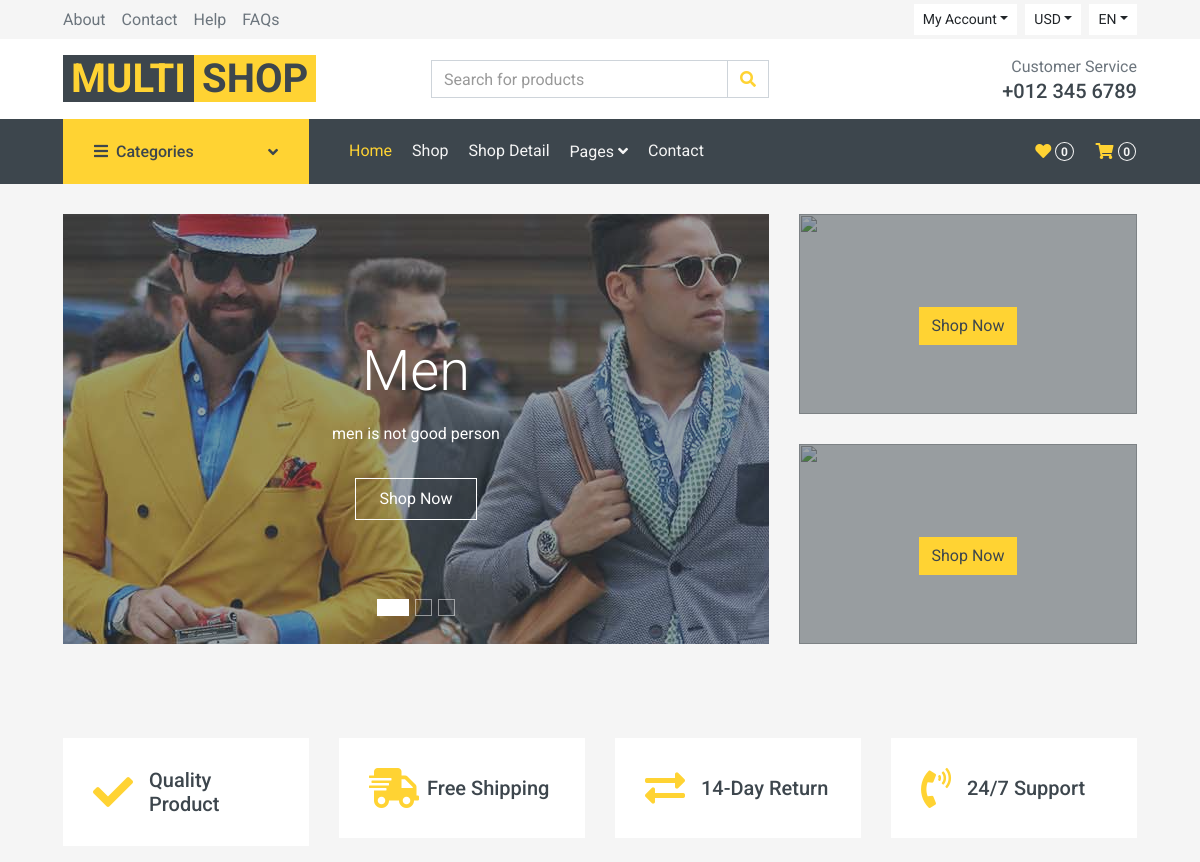
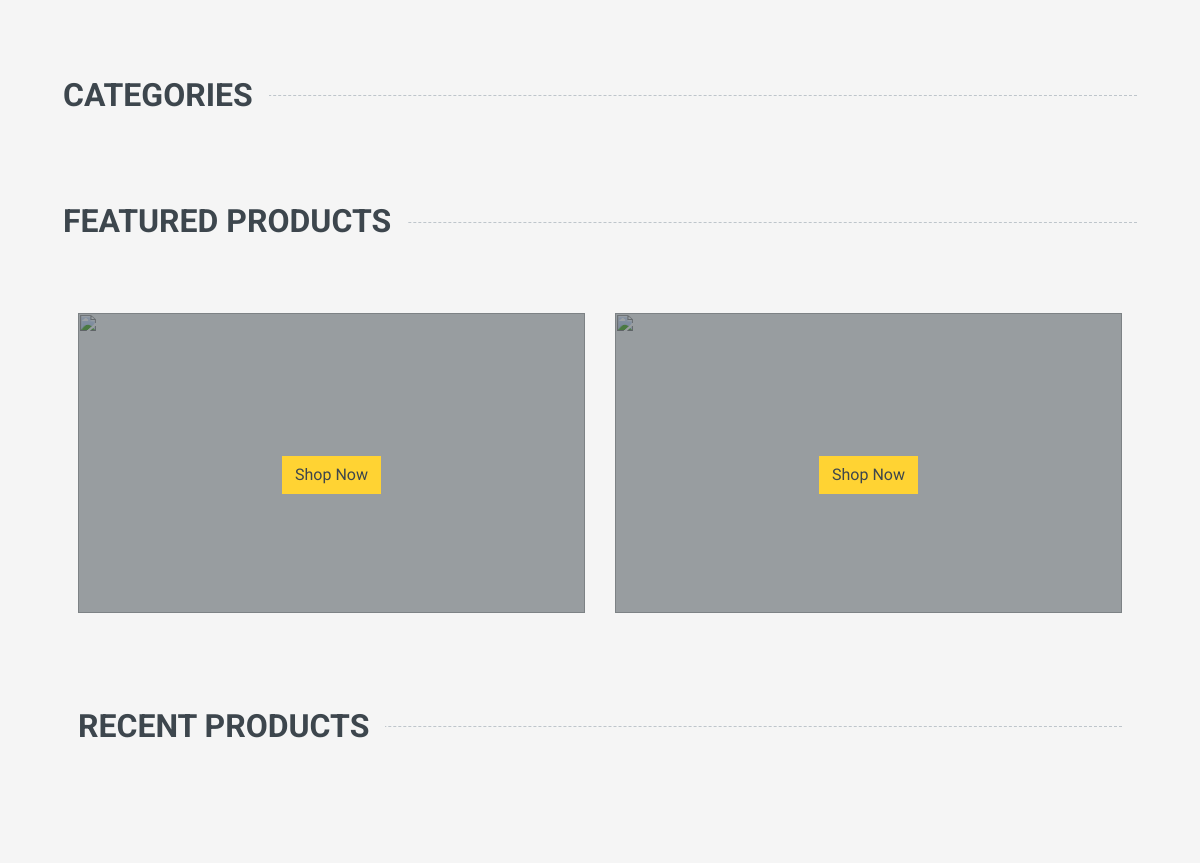
/ (upper part), run on an earlier commit of the app's database (2 pictures, top to bottom).
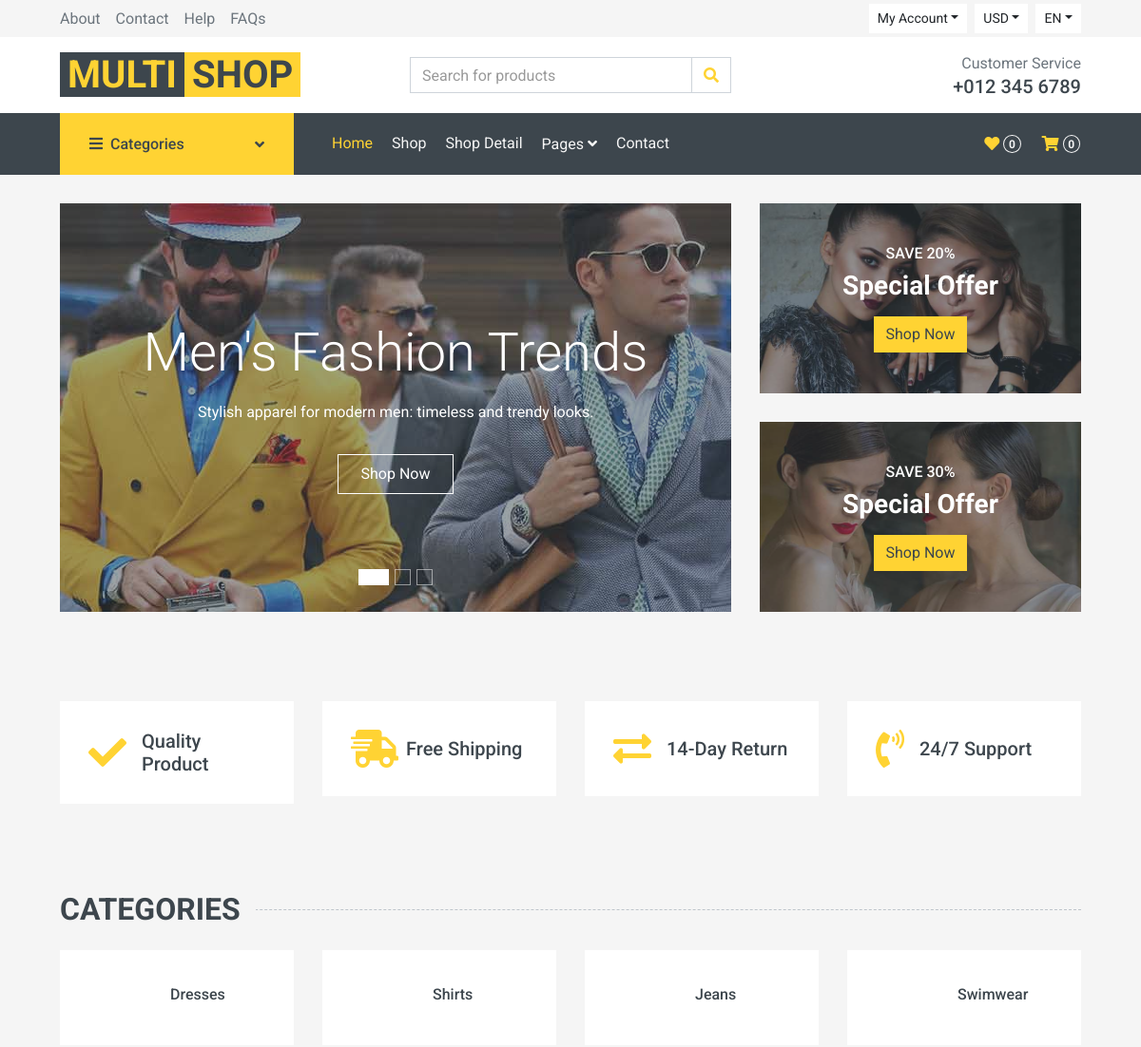
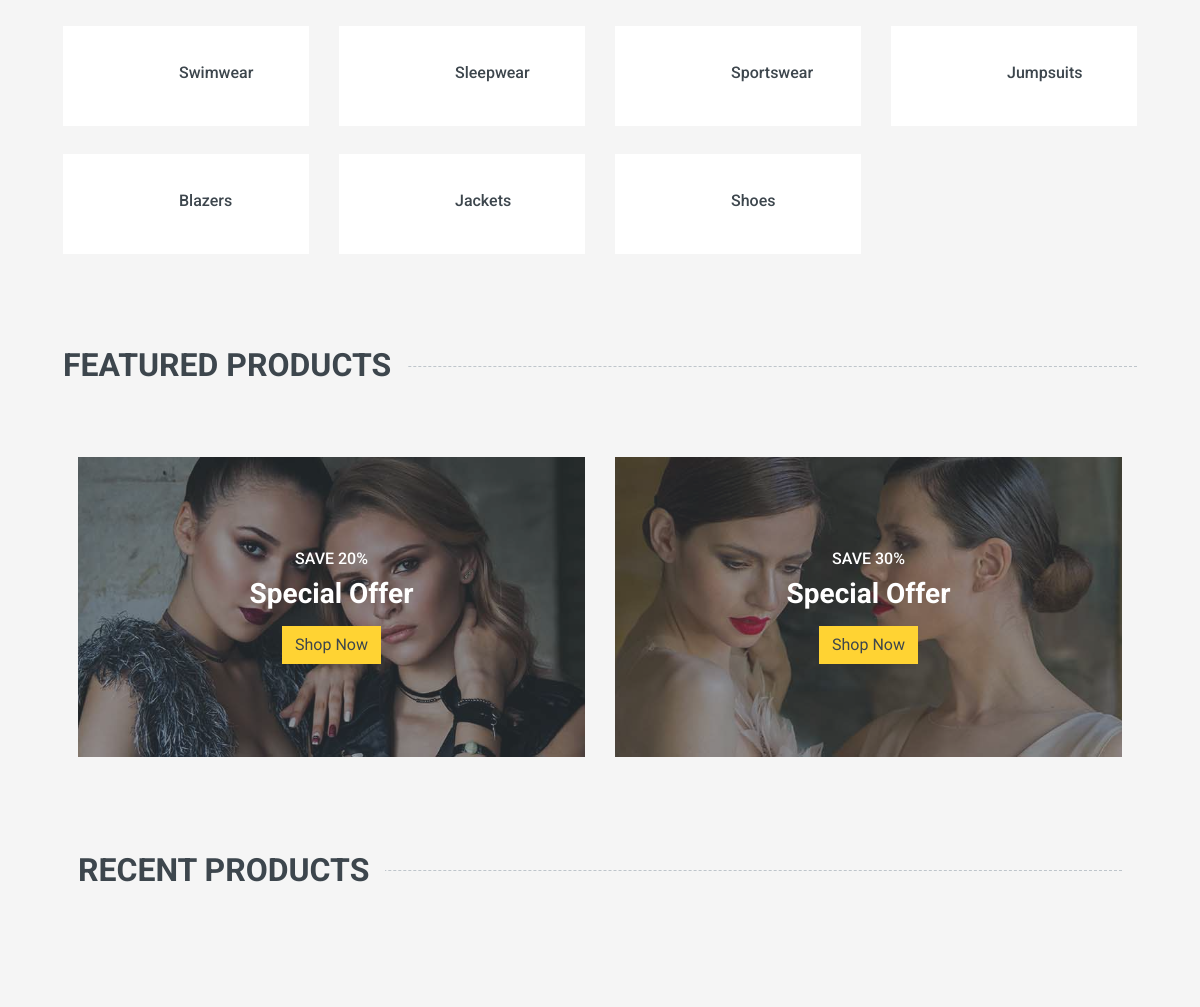
And on a later commit of the database (2 pictures, top to bottom).
### eapp/models.py (models this page shows, shortened)
class highlightdata(models.Model):
    image = models.ImageField(upload_to='mainimage')
    image_title = models.CharField(max_length=50)
    image_description = models.CharField(max_length=200)

class offer(models.Model):
    special_offer_image = models.ImageField(upload_to='offerimage')
    special_offer_title = models.CharField(max_length=50)
    special_offer_description = models.CharField(max_length=200)

class Categories(models.Model):
    name = models.CharField(max_length = 50)
    image = models.ImageField(upload_to='category',default=None,null=True,blank=True)

### eapp/views.py (the view)
# urls.py: path('',index),
def index(request):
    highlightdata1 = highlightdata.objects.all()
    offers = offer.objects.all()
    categories = Categories.objects.all()
    product = Product.objects.all()
    compnay = register_company.objects.all()
    category_product_count = Product.objects.values('category__id', 'category__name').annotate(product_count=Count('id'))
    for i in category_product_count:
        print(i['product_count'])
    print('dfjkhi',category_product_count)
    return render(request, 'eapp/index.html',{'highlightdata1':highlightdata1, 'offers':offers, 'categories':categories, 'product':product, 'compnay' :compnay,'category_product_count':category_product_count})

### eapp/context_processors.py (called while the page is built)
def my_model_processor(request):
    data = Categories.objects.all()  # Assuming you want the first object
    return {'my_model_data': data}

### eapp/templates/eapp/index.html (shortened to what the changed rows need)
{% extends "eapp/base.html" %}
{% load static %}
{% load builtIn_filters %}
{% block content %}
    <div class="container-fluid mb-3">
        <div class="row px-xl-5">
            <div class="col-lg-8">
                <div id="header-carousel" class="carousel slide carousel-fade mb-30 mb-lg-0" data-ride="carousel">
                    <div class="carousel-inner">
                        <div class="carousel-item position-relative active" style="height: 430px;">
                            <img class="position-absolute w-100 h-100" src="/media/{{highlightdata1.0.image}}" style="object-fit: cover;">
                            <div class="carousel-caption d-flex flex-column align-items-center justify-content-center">
                                <div class="p-3" style="max-width: 700px;">
                                    <h1 class="display-4 text-white mb-3 animate__animated animate__fadeInDown">{{highlightdata1.0.image_title}}</h1>
                                    <p class="mx-md-5 px-5 animate__animated animate__bounceIn">{{highlightdata1.0.image_description}}</p>
                                    <a class="btn btn-outline-light py-2 px-4 mt-3 animate__animated animate__fadeInUp" href="#">Shop Now</a>
                                </div>
                            </div>
                        </div>
                    </div>
                </div>
            </div>
            <div class="col-lg-4">
                <div class="product-offer mb-30" style="height: 200px;">
                    <img class="img-fluid" src="/media/{{offers.0.special_offer_image}}" alt="">
                    <div class="offer-text">
                        <h6 class="text-white text-uppercase">{{offers.0.special_offer_title}}</h6>
                        <h3 class="text-white mb-3">{{offers.0.special_offer_description}}</h3>
                        <a href="" class="btn btn-primary">Shop Now</a>
                    </div>
                </div>
                <div class="product-offer mb-30" style="height: 200px;">
                    <img class="img-fluid" src="/media/{{offers.1.special_offer_image}}" alt="">
                    <div class="offer-text">
                        <h6 class="text-white text-uppercase">{{offers.1.special_offer_title}}</h6>
                        <h3 class="text-white mb-3">{{offers.1.special_offer_description}}</h3>
                        <a href="" class="btn btn-primary">Shop Now</a>
                    </div>
                </div>
            </div>
        </div>
    </div>
    <div class="container-fluid pt-5">
        <div class="row px-xl-5 pb-3">
            <div class="col-lg-3 col-md-6 col-sm-12 pb-1">
                <div class="d-flex align-items-center bg-light mb-4" style="padding: 30px;">
                    <h1 class="fa fa-check text-primary m-0 mr-3"></h1>
                </div>
            </div>
            <div class="col-lg-3 col-md-6 col-sm-12 pb-1">
                <div class="d-flex align-items-center bg-light mb-4" style="padding: 30px;">
                    <h1 class="fa fa-shipping-fast text-primary m-0 mr-2"></h1>
                </div>
            </div>
            <div class="col-lg-3 col-md-6 col-sm-12 pb-1">
                <div class="d-flex align-items-center bg-light mb-4" style="padding: 30px;">
                    <h1 class="fas fa-exchange-alt text-primary m-0 mr-3"></h1>
                </div>
            </div>
            <div class="col-lg-3 col-md-6 col-sm-12 pb-1">
                <div class="d-flex align-items-center bg-light mb-4" style="padding: 30px;">
                    <h1 class="fa fa-phone-volume text-primary m-0 mr-3"></h1>
                </div>
            </div>
        </div>
    </div>
    <div class="container-fluid pt-5">
        <h2 class="section-title position-relative text-uppercase mx-xl-5 mb-4"><span class="bg-secondary pr-3">Categories</span></h2>
        <div class="row px-xl-5 pb-3">
            {% for i in categories %}
            <div class="col-lg-3 col-md-4 col-sm-6 pb-1">
                <a class="text-decoration-none" href="">
                    <div class="cat-item d-flex align-items-center mb-4">
                        <div class="overflow-hidden" style="width: 100px; height: 100px;">
                        </div>
                        <div class="flex-fill pl-3">
                            <h6>{{i.name}}</h6>
                        </div>
                    </div>
                </a>
            </div>
            {% endfor %}
        </div>
    </div>
    <div class="container-fluid pt-5 pb-3">
        <h2 class="section-title position-relative text-uppercase mx-xl-5 mb-4"><span class="bg-secondary pr-3">Featured Products</span></h2>
    <div class="container-fluid pt-5 pb-3">
        <div class="row px-xl-5">
            <div class="col-md-6">
                <div class="product-offer mb-30" style="height: 300px;">
                    <img class="img-fluid" src="/media/{{offers.0.special_offer_image}}" alt="">
                    <div class="offer-text">
                        <h6 class="text-white text-uppercase">{{offers.0.special_offer_title}}</h6>
                        <h3 class="text-white mb-3">{{offers.0.special_offer_description}}</h3>
                        <a href="" class="btn btn-primary">Shop Now</a>
                    </div>
                </div>
            </div>
            <div class="col-md-6">
                <div class="product-offer mb-30" style="height: 300px;">
                    <img class="img-fluid" src="/media/{{offers.1.special_offer_image}}" alt="">
                    <div class="offer-text">
                        <h6 class="text-white text-uppercase">{{offers.1.special_offer_title}}</h6>
                        <h3 class="text-white mb-3">{{offers.1.special_offer_description}}</h3>
                        <a href="" class="btn btn-primary">Shop Now</a>
                    </div>
                </div>
            </div>
        </div>
    </div>
    <div class="container-fluid pt-5 pb-3">
        <h2 class="section-title position-relative text-uppercase mx-xl-5 mb-4"><span class="bg-secondary pr-3">Recent Products</span></h2>
    </div>
{% endblock %}

What changed in the data, as far as the page shows it:
changed highlightdata: image_title "Men" → "Men's Fashion Trends"; image_description "men is not good person" → "Stylish apparel for modern men: timeless and trendy looks."
added offer: special_offer_image (picture), special_offer_title "SAVE 20%", special_offer_description "Special Offer"
added offer: special_offer_image (picture), special_offer_title "SAVE 30%", special_offer_description "Special Offer"
added Categories: name "Dresses"
added Categories: name "Shirts"
added Categories: name "Jeans"
added Categories: name "Swimwear"
added Categories: name "Swimwear"
added Categories: name "Sleepwear"
added Categories: name "Sportswear"
added Categories: name "Jumpsuits"
added Categories: name "Blazers"
added Categories: name "Jackets"
added Categories: name "Shoes"
